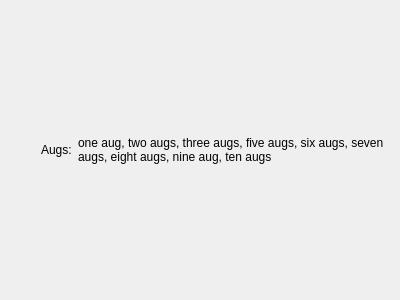
<?xml version="1.0" encoding="UTF-8"?>
<ui version="4.0">
 <class>Form</class>
 <widget class="QWidget" name="Form">
  <property name="geometry">
   <rect>
    <x>0</x>
    <y>0</y>
    <width>400</width>
    <height>300</height>
   </rect>
  </property>
  <property name="windowTitle">
   <string>Form</string>
  </property>
  <layout class="QHBoxLayout" name="horizontalLayout">
   <item>
    <spacer name="horizontalSpacer_2">
     <property name="orientation">
      <enum>Qt::Horizontal</enum>
     </property>
     <property name="sizeType">
      <enum>QSizePolicy::Fixed</enum>
     </property>
     <property name="sizeHint" stdset="0">
      <size>
       <width>30</width>
       <height>20</height>
      </size>
     </property>
    </spacer>
   </item>
   <item>
    <widget class="QLabel" name="sub_label">
     <property name="sizePolicy">
      <sizepolicy hsizetype="Maximum" vsizetype="Preferred">
       <horstretch>0</horstretch>
       <verstretch>0</verstretch>
      </sizepolicy>
     </property>
     <property name="text">
      <string>Augs:</string>
     </property>
    </widget>
   </item>
   <item>
    <widget class="QLabel" name="sub_value_label">
     <property name="text">
      <string>one aug, two augs, three augs, five augs, six augs, seven augs, eight augs, nine aug, ten augs</string>
     </property>
     <property name="wordWrap">
      <bool>true</bool>
     </property>
    </widget>
   </item>
  </layout>
 </widget>
 <resources/>
 <connections/>
</ui>
